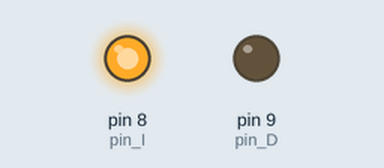
Recording of a sketch running on a simulated Arduino Uno, built with avr-gcc and run on an emulated ATmega328P. On the bench: output pins drawn as LEDs (lit = HIGH).

Above: at 2.5 s.
At 8.5 s:
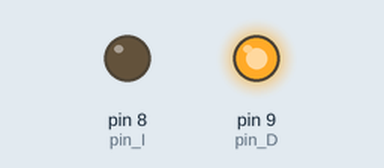
Timing chart, 0 to 15.6 s (numbered marks = the images above):
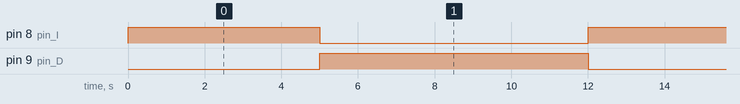

The sketch:

tp1C_punto_B.ino
```cpp
//Girar en sentido anti horario durante 5 segundos y luego
//deberá girar en sentido horario durante 7 segundos

const int pin_I = 8;
const int pin_D = 9;

void setup() {
  pinMode(pin_I, OUTPUT);
  pinMode(pin_D, OUTPUT);
}

void loop() {
  digitalWrite(pin_I, HIGH);
  digitalWrite(pin_D, LOW);
  delay(5000);
  digitalWrite(pin_I, LOW);
  digitalWrite(pin_D, HIGH);
  delay(7000);
}
```

Measured:
- by itself, pin 8 (pin_I): alternates HIGH for 5.0 s and LOW for 7.0 s
- by itself, pin 9 (pin_D): alternates HIGH for 7.0 s and LOW for 5.0 s
